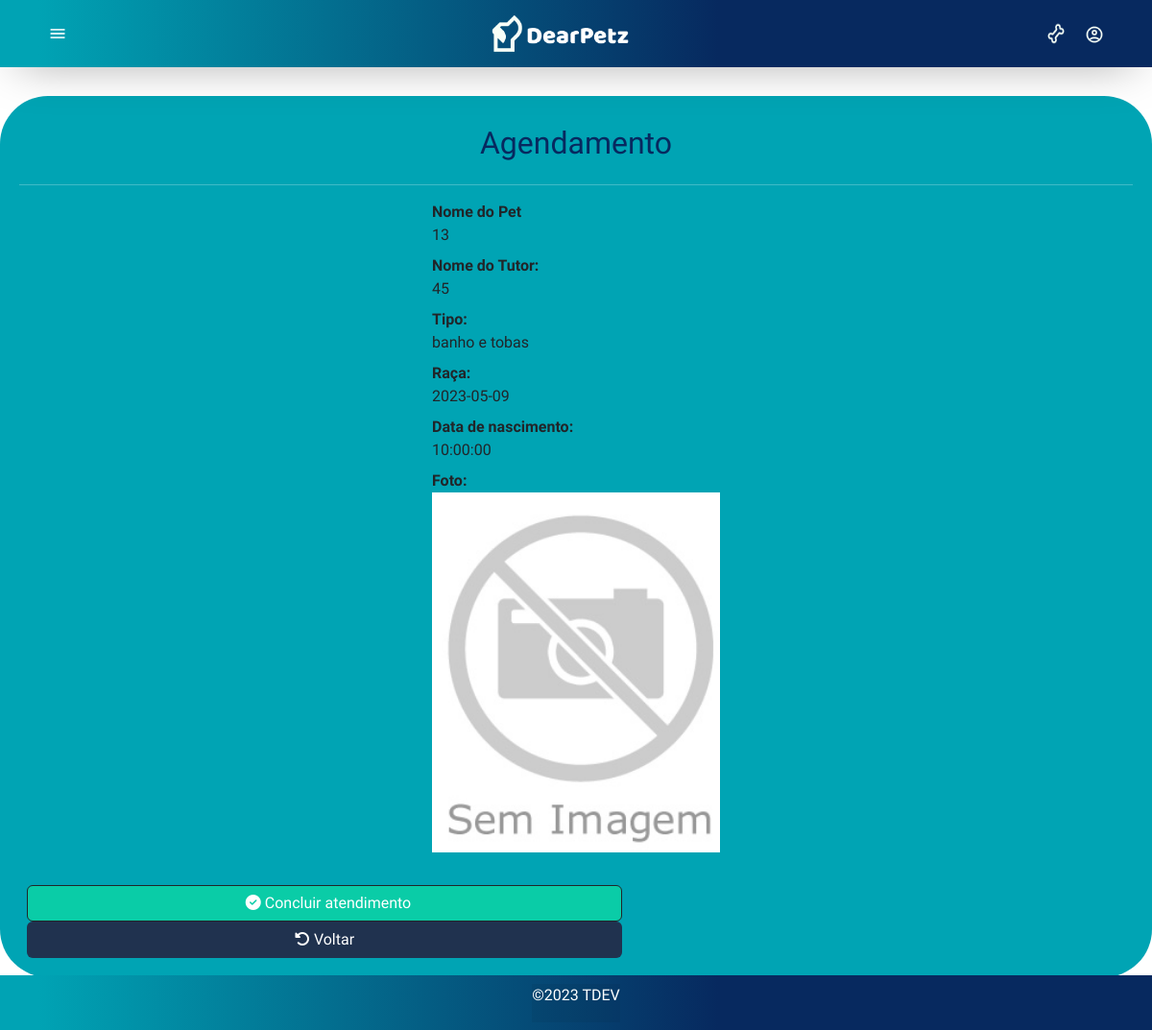
Page /empresas/view.php?id=61 on the committed database.
### tables this page shows
CREATE TABLE `agendamentos` (
  `id` int(11) NOT NULL,
  `id_tutor` int(11) NOT NULL,
  `id_pet` int(11) NOT NULL,
  `id_empresa` varchar(20) NOT NULL,
  `servico` varchar(50) NOT NULL,
  `data` date NOT NULL,
  `horario` time NOT NULL CHECK (`horario` in ('09:00','09:30','10:00','10:30','11:00','11:30','12:00','12:30','13:00','13:30','14:00','14:30','15:00','15:30','16:00','16:30','17:00','17:30','18:00')),
  `status` varchar(12) DEFAULT 'Inconcluido',
  `eventColor` varchar(7) DEFAULT '#ff0000'
);

### inc/database.php (called while the page is built, shortened)
<?php
	 function open_database() {
		try {
			$conn = new mysqli(DB_HOST, DB_USER, DB_PASSWORD, DB_NAME);
			$conn -> set_charset ("utf8");
			return $conn;
		} catch (Exception $e) {
			echo "<h3>Ocorreu um erro:\n<br>".$e->getMessage(). "</h3>";
			return null;
		}
	}
	function find2( $table = null, $id = null ) {
		$database = open_database();
		$found = null;
		try {
		  if ($id) {
			$sql = "SELECT * FROM " . $table . " WHERE id = " . $id;
			$result = $database->query($sql);
			if ($result->num_rows > 0) {
			  $found = $result->fetch_assoc();
			}
		  }
		} catch (Exception $e) {
		  $_SESSION['message'] = $e->GetMessage();
		  $_SESSION['type'] = 'danger';
	  }
		return $found;
	}

### agendamento/functions.php (called while the page is built, shortened)
<?php
function view($id = null) {
  $agendamento = find2('agendamentos', $id);
}
?>

### empresas/view.php (the view, shortened to what this page needs)
<?php
require_once('../agendamento/functions.php');
	view($_GET['id']);
?>
<div style="background-color: #00a4b4; border-radius: 50px; margin-top:30px">
	<div style="padding: 20px;">
		<div style="display: flex;flex-direction: row;justify-content: center; align-items: center;">
			<h2>Agendamento <?php echo $agendamento['cnpj']; ?></h2>
		</div>
		<hr style="color:#FFF">
		<div style="display: flex;flex-direction: row;justify-content: center; align-items: center;">
			<dl class="dl-horizontal">
				<dt>Nome do Pet</dt>
				<dd><?php echo $agendamento['id_pet']; ?></dd>
				<dt>Nome do Tutor:</dt>
				<dd><?php echo $agendamento['id_tutor']; ?></dd>
				<dt>Tipo:</dt>
				<dd><?php echo $agendamento['servico']; ?></dd>
				<dt>Raça:</dt>
				<dd><?php echo $agendamento['data']; ?></dd>
				<dt>Data de nascimento:</dt>
				<dd><?php echo $agendamento['horario']; ?></dd>
				<dt>Foto:</dt>
					<dd><?php
						if (!empty($agendamento['foto'])){
							echo  "<img src=\"imagens/" . $agendamento['foto'] . "\" class=\"shadow p-1 mb-1 bg-body rounded\" width=\"300px\">";
						}else{
							echo  "<img src=\"imagens/SemImagem.png\" class\"shadow p-1 mb-1 bg-body rounded\" width=\"300px\">";
						}
						?>
					</dd>
			</dl>
		</div>
		<div id="actions" class="row">
			<div class="col-md-12" style="padding-left: 20px;">
			<a href="#" class="btn btn-dark"  style="width: 620px; padding-left: 20px; background-color:  #0ACCA7"  data-bs-toggle="modal" data-bs-target="#delete-agendamento-modal" data-agendamento="<?php echo $agendamento['id']; ?>" ><i class="fa-solid fa-circle-check"></i>  Concluir atendimento</a>
				<a href="index.php" class="btn btn-default" style="width: 620px"><i class="fa-solid fa-rotate-left"></i> Voltar</a>
			</div>
		</div>
	</div>
</div>

### css/custom.css (style rules this page uses)
:root { --amarelo: #ffcc00; --cinza: #cccccc; }

### css/global-style.css (style rules this page uses)
:root { --largura-da-pagina: 1440px; --padding-padrao: 0 50px; }
body { font-family: "Montserrat", sans-serif; display: flex; flex-direction: column; align-items: center; overflow: hidden; height: 100vh; }

### css/style.css (style rules this page uses)
.btn-light, .btn-default, input, select { font-family: 'Roboto Condensed', sans-serif; color: #FFF; background-color:#20324F; }
.btn-dark { font-family: 'Roboto Condensed', sans-serif; color: #FFF; background-color:#00B2C2; }
#actions, h2 { font-family: 'Roboto Condensed', sans-serif; margin-top: 10px; }
h5,h2, H4, label { font-family: 'Roboto Condensed', sans-serif; color: whitesmoke; }
body { font-family: 'Roboto Condensed', sans-serif; overflow-x: hidden; }
a { text-decoration: none; color: currentColor; }
* { padding: 0; margin: 0; box-sizing: border-box; }
h2,label, p, a { color: #07295F; }

### rows in the picture
agendamentos: id_pet "13", id_tutor "45", servico "banho e tobas", data "2023-05-09", horario "10:00:00"
